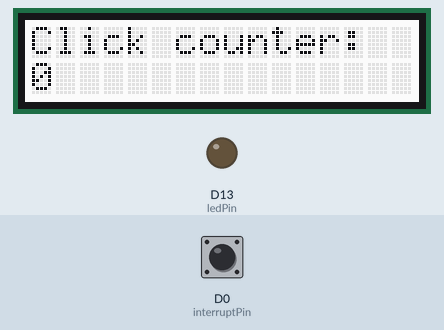
Simulated run of this program. Board: Arduino Zero (SAMD21). Shown: 16×2 character LCD, output pins drawn as LEDs (lit = HIGH). The test bench sets the inputs (shaded band); at power-on: D0 (interruptPin) HIGH.

Above: at 2.2 s.
2.3 s: D0 (interruptPin) pulled LOW for 0.15 s
At 2.9 s:
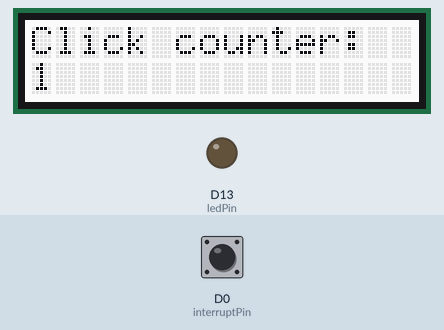
3.9 s: D0 (interruptPin) pulled LOW for 1 s
At 5.3 s:
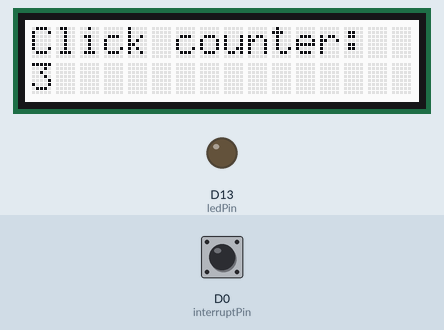
6.4 s: D0 (interruptPin) pulled LOW for 3.2 s
At 10.7 s:
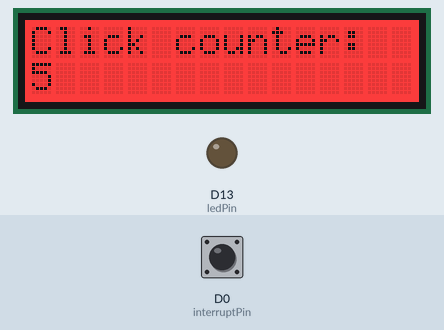
11.1 s: D0 (interruptPin) pulled LOW for 0.15 s
At 11.6 s:
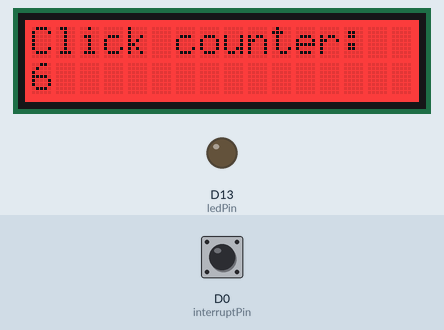
Timing chart, 0 to 13.7 s (numbered marks = the images above; inputs shaded):
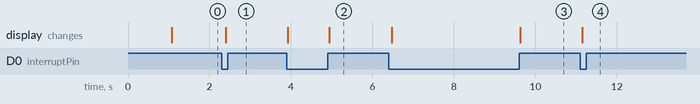

The program:

main.cpp
```cpp
#include <Arduino.h>
#include <Wire.h>
#include "rgb_lcd.h"

rgb_lcd lcd;

const byte ledPin = 13;
const byte interruptPin = 0;
volatile byte counter = 0;
unsigned long int lastISR = 0;

const int colorR = 255;
const int colorG = 255;
const int colorB = 255;

void counterUp(){
  unsigned long int time = micros();
  if(time - lastISR > 300000){
    lastISR = time;
    counter++;
  }
}

void setup()
{
    pinMode(ledPin, OUTPUT);
    pinMode(interruptPin, INPUT_PULLUP);
    attachInterrupt(digitalPinToInterrupt(interruptPin), counterUp, CHANGE);
    // set up the LCD's number of columns and rows:
    lcd.begin(16, 2);

    lcd.setRGB(colorR, colorG, colorB);

    // Print a message to the LCD.
    lcd.print("Click counter:");

    delay(1000);
}

void loop()
{
    // set the cursor to column 0, line 1
    // (note: line 1 is the second row, since counting begins with 0):
    lcd.setCursor(0, 1);
    // print the number of seconds since reset:
    lcd.print(counter);

    if(counter == 5){
      lcd.setRGB(255, 0, 0);
    }

    delay(100);
}
```

Measured:
- after the input at 2.3 s, the display: changes after 0.10 s (image 1)
- after the input at 3.9 s, the display: first changes at once (image 2 shows a later state)
- after the input at 6.4 s, the display: first changes after 0.07 s (image 3 shows a later state)
- after the input at 11.1 s, the display: changes after 0.06 s (image 4)
